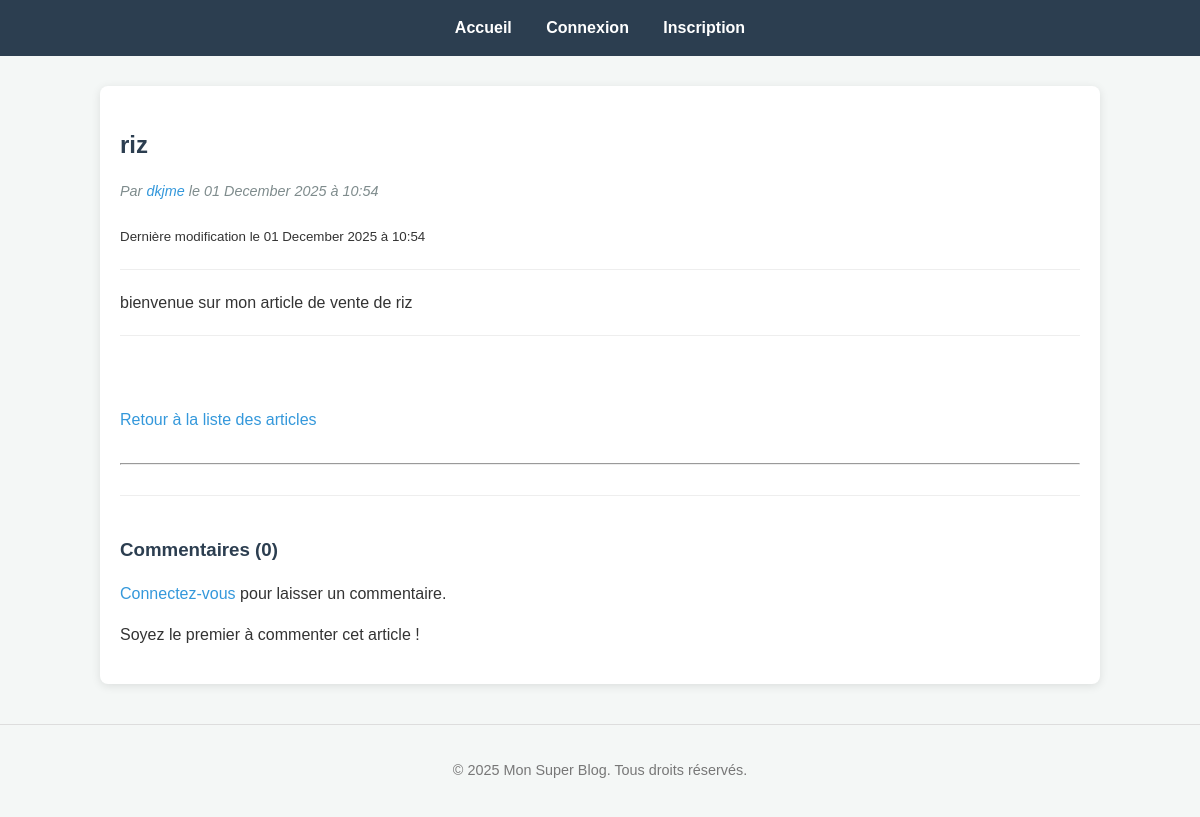
Screenshot of /article/2/ with the database file from the repository.
### blogapp/models.py (models this page shows)
class Article(models.Model):
   titre = models.CharField(max_length=200)
   contenu = models.TextField()
   auteur = models.ForeignKey(
                    User,
                    on_delete=models.CASCADE,
                    related_name='articles_ecrits')
   date_creation = models.DateTimeField(auto_now_add=True) # Se met à jour automatiquement à la création
   date_mise_a_jour = models.DateTimeField(auto_now=True)   # Se met à jour automatiquement à chaque modification

### blogapp/views.py (the view)
# urls.py: path('article/<int:pk>/', views.detail_article_view, name='detail_article'), # pk est un entier (int)
def detail_article_view(request, pk):
  article = get_object_or_404(Article, pk=pk)
  commentaire_form = CommentaireForm() # Crée une instance vide du formulaire
  context = {
      'article': article,
      'commentaire_form': commentaire_form, # Passe le formulaire au template
   }
  return render(request, 'blogapp/detail_article.html', context)

### templates/blogapp/detail_article.html (shortened to what this page needs)
{% extends "base.html" %}
{% block content %}
   <article>
       <h2>{{ article.titre }}</h2>
       <p><em>Par <a href="{% url 'blogapp:profil_utilisateur' username=article.auteur.username }">{{ article.auteur.username }}</a> le {{ article.date_creation|date:"d F Y à H:i" }}</em></p>
       {% if article.date_creation != article.date_mise_a_jour %}
           <p><small>Dernière modification le {{ article.date_mise_a_jour|date:"d F Y à H:i"}}</small></p>
       <hr>
       <div>
           {{ article.contenu|linebreaksbr }}
       </div><hr>
       <br><br>
       <a href="{% url 'blogapp:accueil' %}">Retour à la liste des articles</a>
   </article>
   <hr style="margin-top: 30px; margin-bottom: 30px;">
    <section id="commentaires">
       <h3>Commentaires ({{ article.commentaires.count }})</h3>
       {% if user.is_authenticated %}
           {% if user != article.auteur %}
               <h4>Laissez un commentaire :</h4>
               <form method="post" action="{% url 'blogapp:ajouter_commentaire' article_pk=article.pk %}">
                   {% csrf_token %}
                   {{ commentaire_form.as_p }}
                   <button type="submit">Envoyer le commentaire</button>
               </form>
               <br>
           {% else %}
               <p><small><em>Vous ne pouvez pas commenter votre propre article.</em></small></p>
           {% endif %}
       {% else %}
           <p><a href="{% url 'blogapp:connexion' %}?next={{ request.path }}">Connectez-vous</a> pour laisser un commentaire.</p>
       {% endif %}
 {% if article.commentaires.all %}
   {% for commentaire in article.commentaires.all %}
       <div class="commentaire-item">
           <p>
               <strong><a href="{% url 'blogapp:profil_utilisateur' username=commentaire.auteur.username %}">{{ commentaire.auteur.username }}</a></strong>
               <small>({{ commentaire.date_creation|date:"d M Y, H:i" }})</small> a dit :
           </p>
           <p>{{ commentaire.contenu|linebreaksbr }}</p>
       </div>
   {% endfor %}
       {% else %}
    <p>Soyez le premier à commenter cet article !</p>
{% endif %}
</section>
{% endblock %}

### blogapp/static/blogapp/style.css (style rules this page uses)
body { font-family: Arial, Helvetica, sans-serif; margin: 0; padding: 0; background-color: #f4f7f6; color: #333; line-height: 1.6; }
h1, h2, h3 { color: #2c3e50; }
a { color: #3498db; text-decoration: none; }
article h2 { margin-bottom: 10px; }
article em { color: #7f8c8d; font-size: 0.9em; display: block; margin-bottom: 20px; }
article hr { margin-top: 20px; margin-bottom: 20px; border: 0; border-top: 1px solid #eee; }
#commentaires { margin-top: 30px; padding-top: 20px; border-top: 1px solid #eee; }
#commentaires h3, #commentaires h4 { margin-bottom: 15px; }

### rows the page displays
Article: titre "riz", auteur.username "dkjme", date_creation "01 December 2025 à 10:54", date_mise_a_jour "01 December 2025 à 10:54", contenu "bienvenue sur mon article de vente de riz", commentaires.count "0"
